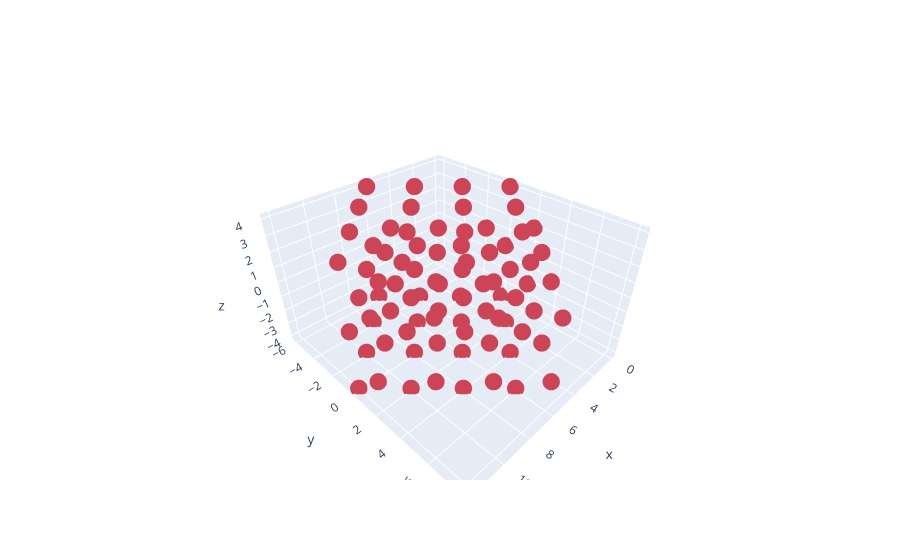

Source (notebook cell):
### Code cell
XGChi0.Supercell_Vis(A_slab, B_slab, C_slab, ngkpt_slab, natom_slab, xred_slab)
